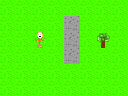

Rendered tile map (Tiled .tmx) drawn with the repository's tilesets; below, a short description and the full map source, tile grids included:
An orthogonal 8x6 tile map with 16x16 px tiles, 2 tile layers (background, items).

<map version="2017.05.16" orientation="orthogonal" renderorder="right-down" width="8" height="6" tilewidth="16" tileheight="16" nextobjectid="1">
 <tileset firstgid="1" source="gameTest_tile_16.tsx" />
 <layer name="background" width="8" height="6">
  <data encoding="csv">
3,3,3,3,3,3,3,3,
3,3,3,3,2,3,3,3,
3,3,3,3,2,3,3,3,
3,3,3,3,2,3,3,3,
3,3,3,3,3,3,3,3,
3,3,3,3,3,3,3,3
</data>
 </layer>
 <layer name="items" width="8" height="6">
  <data encoding="csv">
0,0,0,0,0,0,0,0,
0,0,0,0,0,0,0,0,
0,0,4,0,0,0,1,0,
0,0,0,0,0,0,0,0,
0,0,0,0,0,0,0,0,
0,0,0,0,0,0,0,0
</data>
 </layer>
</map>